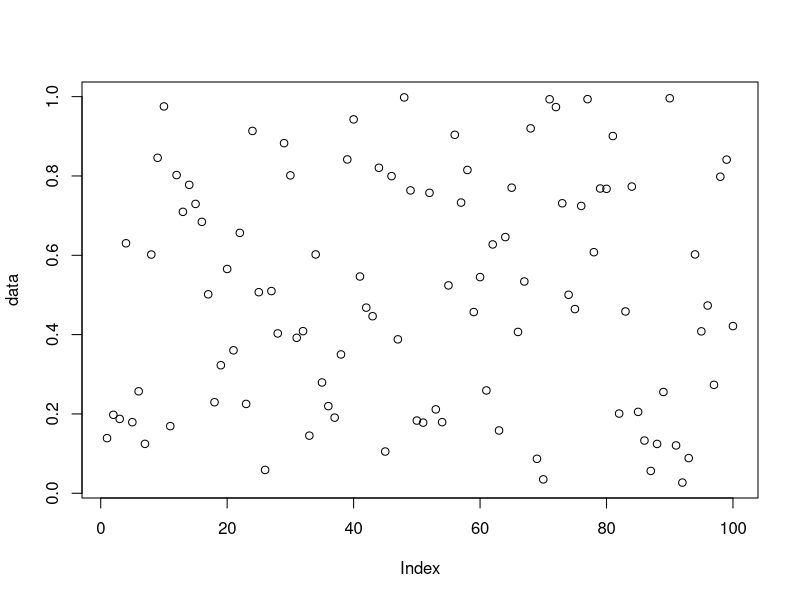

Here is the R script that generated this plot:
## ---- chunk 1
data <- runif(100)

## ---- chunk 2
# Plot
plot(data)
